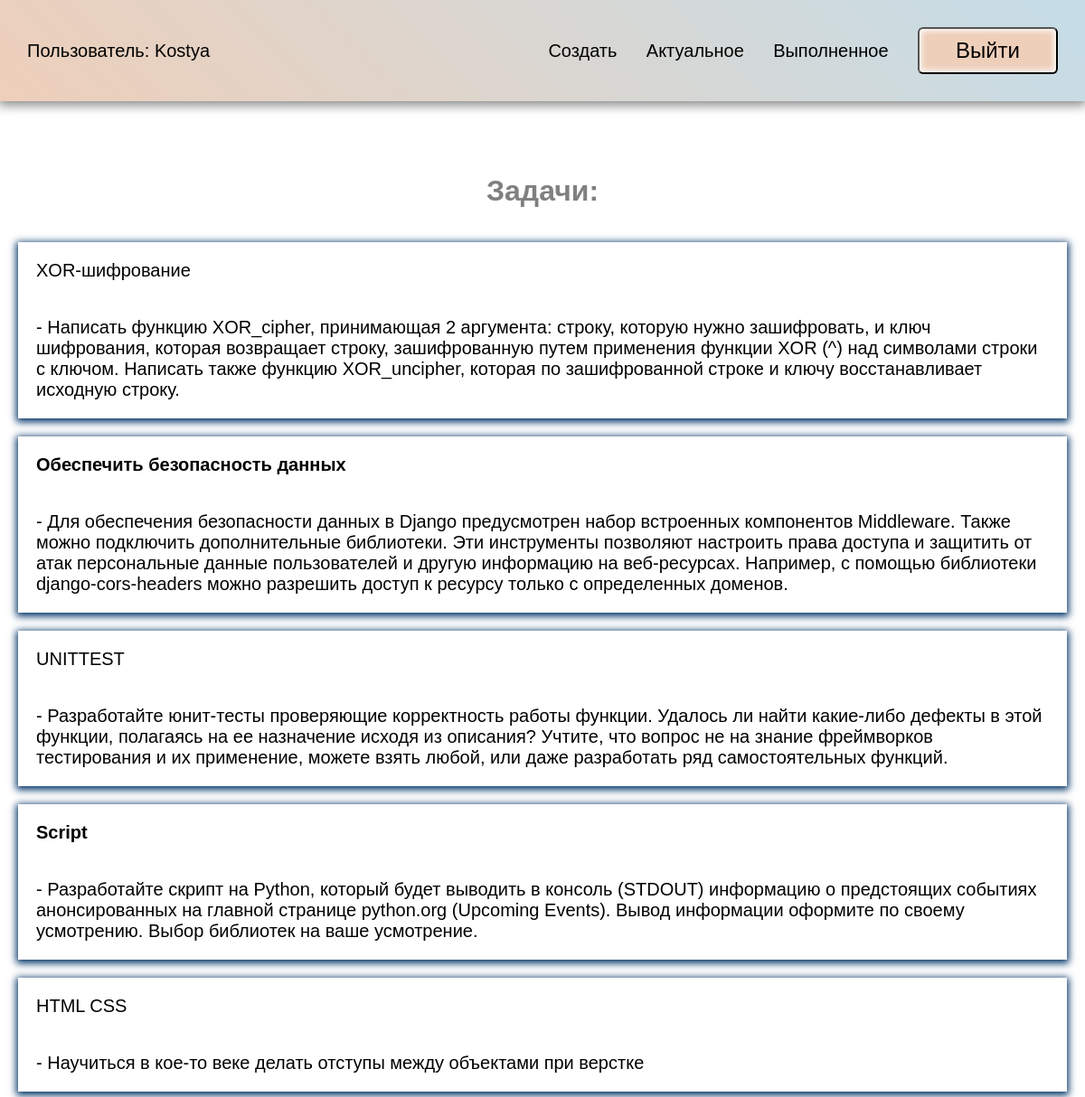
Screenshot of /current/ (signed in) with the database file from the repository.
### todo/models.py (models this page shows, shortened)
class Todo(models.Model):
    title = models.CharField(max_length=100)
    memo = models.TextField(blank=True)
    created = models.DateTimeField(auto_now_add=True)
    date_completed = models.DateTimeField(null=True, blank=True)
    important = models.BooleanField(default=False)
    user = models.ForeignKey(User, on_delete=models.CASCADE)

### todo/views.py (the view)
# urls.py: path('current/', views.currenttodos, name='currenttodos'),
@login_required
def currenttodos(request):
    todos = Todo.objects.filter(user=request.user, date_completed__isnull=True)
    return render(request, 'todo/currenttodos.html', {'todos': todos})

### todo/templates/todo/currenttodos.html
{% extends 'todo/base.html' %}
{% block content %}
<h1>Задачи:</h1>
<ul>
    {% for todo in todos %}
    <li>
        <a href="{% url 'viewtodo' todo.id %}">
            {% if todo.important %}
            <b>{{ todo.title }}</b>
            {% else %}
            {{ todo.title }}
            {% endif %}
        </a>
        <div>{% if todo.memo %}
        - {{ todo.memo }}
        {% endif %}
        </div>
    </li>
    {% endfor %}
</ul>
{% endblock %}

### todo/templates/todo/base.html (shortened to what this page needs)
{% load static %}
<!DOCTYPE html>
<html lang="en">
<head>
    <link rel="stylesheet" href="{% static 'css/style.css' %}">
</head>
<body>
{% if user.is_authenticated %}
<div class="menu">
    <div class="wrap">
        <ul>
            <li class="logo"><a href="">Пользователь: {{ user }}</a></li>
            <li><a href="{% url 'createtodo' %}">Создать</a></li>
            <li><a href="{% url 'currenttodos'%}">Актуальное</a></li>
            <li><a href="{% url 'completedtodo'%}">Выполненное</a></li>
            <li>
                <form action="{% url 'logoutuser' %}" method="post">
                    <button class="btn">Выйти</button>
                </form>
            </li>
        </ul>
    </div>
</div>
{% endif %}
<div class="content">
  <div class="wrap">
      {% block content %}
      {% endblock %}
  </div>
</div>
</body>
</html>

### todo/static/css/style.css (style rules this page uses)
body { margin: 0; padding: 0; font-family: Arial, Helvetica, sans-serif; }
.wrap { max-width: 1200px; margin: 0 auto; padding: 10px 30px; box-sizing: border-box; }
.menu { background: linear-gradient(45deg, #EECFBA, #C5DDE8); box-shadow: 0 2px 12px 2px grey; }
ul { list-style: none; padding: 0; }
.menu ul { display: flex; justify-content: space-between; align-items: center; font-size: 20px; }
.menu .logo { margin-right: 30%; color: #FFF; }
a { text-decoration: none; }
.menu a { color: black; }
.content .wrap { display: flex; flex-direction: column; align-items: center; justify-content: center; margin-top: 40px; }
h1, h2 { color: grey; }
.btn { background: #EECFBA; color: black; }
button { border-radius: 6px; box-shadow: inset 0 0 6px 2px #FFF; padding: 10px 40px; font-size: 24px; cursor: pointer; }
.content li { box-shadow: 0 2px 8px 2px #003366; margin-bottom: 20px; font-size: 20px; }
.content a { color: #000; display: block; padding: 20px; box-sizing: border-box; }
.content div { padding: 20px; }

### rows the page displays
Todo: title "XOR-шифрование", memo "Написать функцию XOR_cipher, принимающая 2 аргумента: строку, которую нужно зашифровать, и ключ шифрования, которая возвращает строку, зашифрованную путем применения функции XOR (^) над символами строки с ключом. Написать также функцию XOR_uncipher, которая по зашифрованной строке и ключу восстанавливает исходную строку."
Todo: title "Обеспечить безопасность данных", memo "Для обеспечения безопасности данных в Django предусмотрен набор встроенных компонентов Middleware. Также можно подключить дополнительные библиотеки. Эти инструменты позволяют настроить права доступа и защитить от атак персональные данные пользователей и другую информацию на веб-ресурсах. Например, с помощью библиотеки django-cors-headers можно разрешить доступ к ресурсу только с определенных доменов."
Todo: title "UNITTEST", memo "Разработайте юнит-тесты проверяющие корректность работы функции. Удалось ли найти какие-либо дефекты в этой функции, полагаясь на ее назначение исходя из описания? Учтите, что вопрос не на знание фреймворков тестирования и их применение, можете взять любой, или даже разработать ряд самостоятельных функций."
Todo: title "Script", memo "Разработайте скрипт на Python, который будет выводить в консоль (STDOUT) информацию о предстоящих событиях анонсированных на главной странице python.org (Upcoming Events). Вывод информации оформите по своему усмотрению. Выбор библиотек на ваше усмотрение."
Todo: title "HTML CSS", memo "Научиться в кое-то веке делать отступы между объектами при верстке"

### other values shown
{{ user }} "Kostya"
